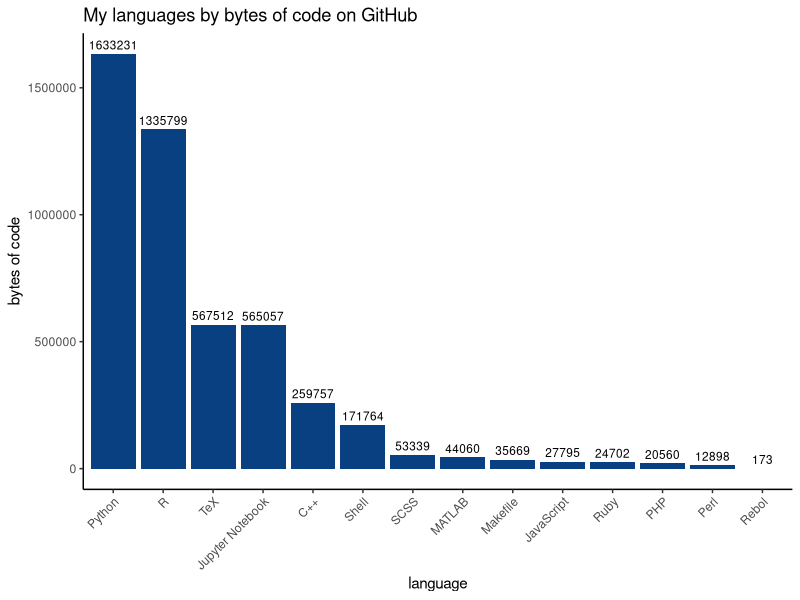
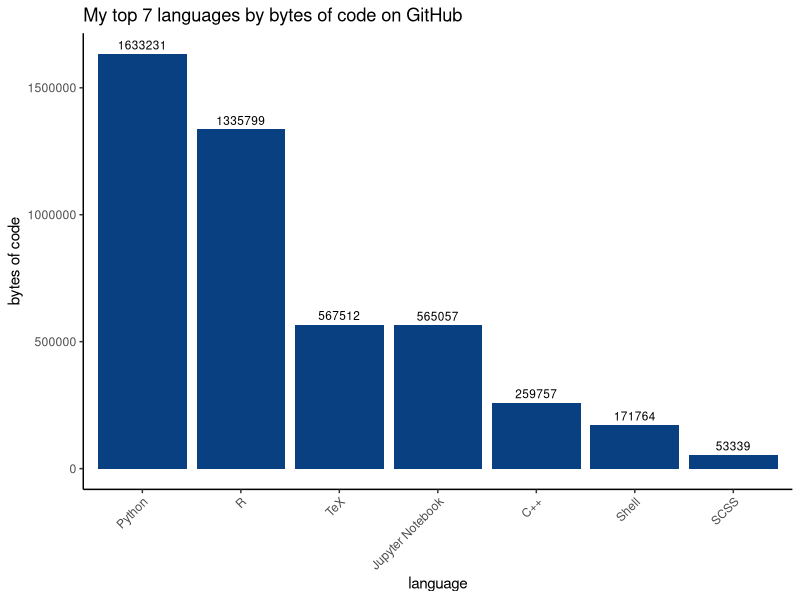
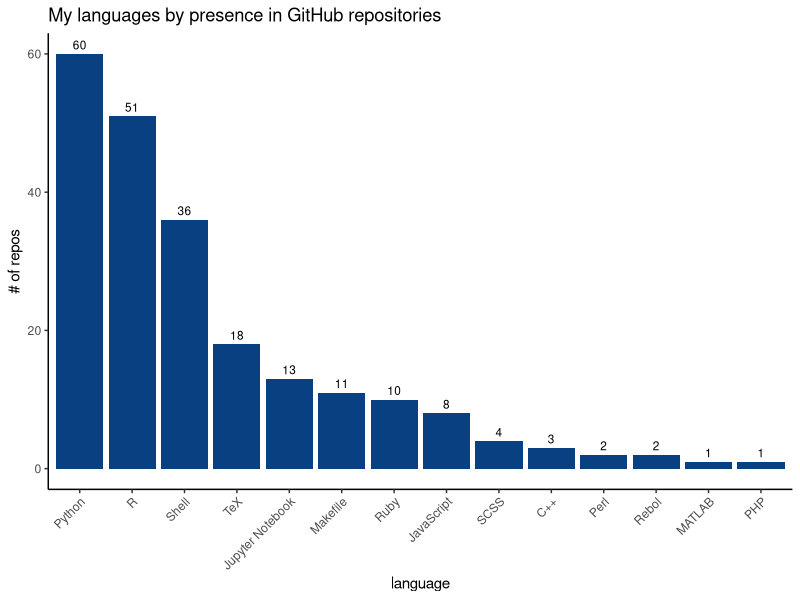

Write R code to recreate these figures, in order.
library(here)
library(RColorBrewer)
library(tidyverse)
theme_set(theme_classic())
update_geom_defaults("bar", list(fill = RColorBrewer::brewer.pal(n=9,name="GnBu")[9]))
theme_update(axis.text.x = element_text(angle = 45, hjust = 1))

plot_bar <- function(data, x_str, y_str, xlab_str, ylab_str, title_str, filename) {
    plot <- data %>%
        ggplot2::ggplot(aes_string(x=x_str, y=y_str, label=y_str)) +
        geom_bar(stat="identity")+#, fill="#0868AC") +
        geom_text(aes_string(label=y_str), vjust=-0.5, size=3) +
        xlab(xlab_str) +
        ylab(ylab_str) +
        ggtitle(title_str)
    aspect_ratio <- 4/3
    height <- 5
    width <- height * aspect_ratio
    ggsave(here::here("figures", filename), height=height, width=width, units="in")
    return(plot)
}

sum_lang_data <- function(data) {
    return(data %>%
               group_by(language) %>%
               summarize(total_bytes=sum(language_repo_bytes),
                         repo_count=n())
    )
}

data_raw <- readr::read_csv(here::here("data", "repo_languages.csv"))
data <- sum_lang_data(data_raw) %>%
    filter(!(language %in% c("HTML", "CSS", "Limbo")))

plot_all_bytes <- plot_bar(data %>% 
                               mutate(language=reorder(language, -total_bytes)), 
                           "language", "total_bytes", "language", "bytes of code", 
                           "My languages by bytes of code on GitHub", "language_all_bytes.png")

plot_bytes_7 <- plot_bar(data %>% 
                             mutate(language=reorder(language, -total_bytes)) %>% 
                             top_n(7, total_bytes), 
                         "language", "total_bytes","language", "bytes of code", 
                         "My top 7 languages by bytes of code on GitHub", "language_all_bytes_n7.png")

plot_all_repos <- plot_bar(data %>% 
                               mutate(language=reorder(language, -repo_count)),
                           "language", "repo_count","language", "# of repos", 
                           "My languages by presence in GitHub repositories", "language_all_repos.png")
